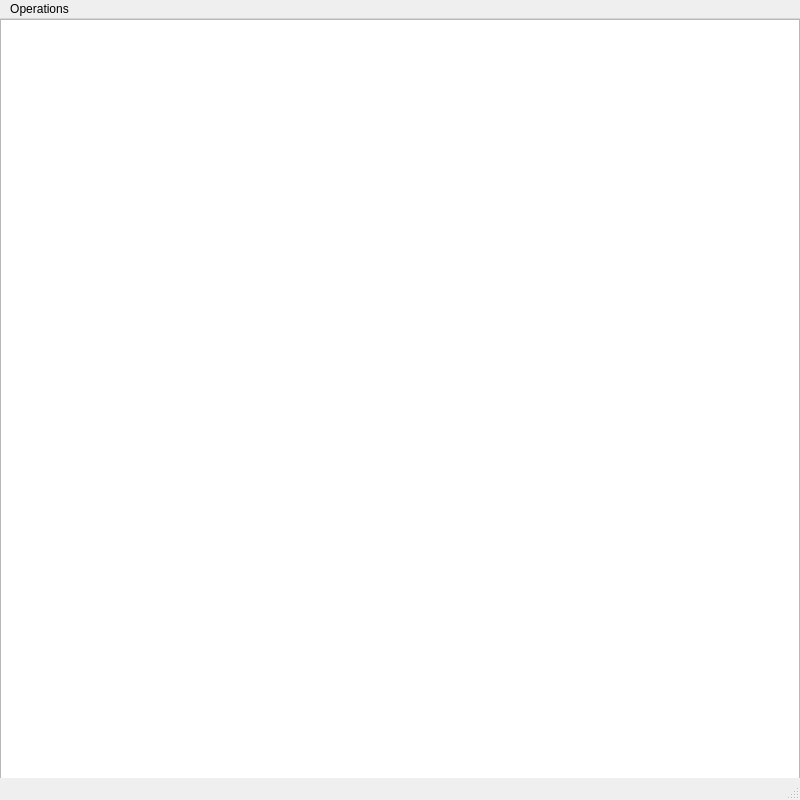
<?xml version="1.0" encoding="UTF-8"?>
<ui version="4.0">
 <class>BibliographieInterface</class>
 <widget class="QMainWindow" name="BibliographieInterface">
  <property name="geometry">
   <rect>
    <x>0</x>
    <y>0</y>
    <width>800</width>
    <height>800</height>
   </rect>
  </property>
  <property name="windowTitle">
   <string>TP4 - Bibliographie</string>
  </property>
  <widget class="QWidget" name="centralwidget">
   <widget class="QTextEdit" name="affichage">
    <property name="geometry">
     <rect>
      <x>0</x>
      <y>0</y>
      <width>800</width>
      <height>800</height>
     </rect>
    </property>
   </widget>
  </widget>
  <widget class="QMenuBar" name="menubar">
   <property name="geometry">
    <rect>
     <x>0</x>
     <y>0</y>
     <width>800</width>
     <height>22</height>
    </rect>
   </property>
   <widget class="QMenu" name="menuOperation">
    <property name="title">
     <string>Operations</string>
    </property>
    <widget class="QMenu" name="menuAjouter_une_reference">
     <property name="title">
      <string>Ajouter une référence</string>
     </property>
     <addaction name="actionAjouterJournal"/>
     <addaction name="actionAjouterOuvrage"/>
    </widget>
    <addaction name="menuAjouter_une_reference"/>
    <addaction name="actionSupprimer"/>
    <addaction name="actionQuitter"/>
   </widget>
   <addaction name="menuOperation"/>
  </widget>
  <widget class="QStatusBar" name="statusbar"/>
  <action name="actionAjouterJournal">
   <property name="text">
    <string>Ajouter un journal</string>
   </property>
  </action>
  <action name="actionAjouterOuvrage">
   <property name="text">
    <string>Ajouter un ouvrage</string>
   </property>
  </action>
  <action name="actionSupprimer">
   <property name="text">
    <string>Supprimer une reference</string>
   </property>
  </action>
  <action name="actionQuitter">
   <property name="text">
    <string>Quitter</string>
   </property>
  </action>
 </widget>
 <resources/>
 <connections>
  <connection>
   <sender>actionQuitter</sender>
   <signal>triggered()</signal>
   <receiver>BibliographieInterface</receiver>
   <slot>close()</slot>
   <hints>
    <hint type="sourcelabel">
     <x>-1</x>
     <y>-1</y>
    </hint>
    <hint type="destinationlabel">
     <x>399</x>
     <y>299</y>
    </hint>
   </hints>
  </connection>
  <connection>
   <sender>actionAjouterJournal</sender>
   <signal>triggered()</signal>
   <receiver>BibliographieInterface</receiver>
   <slot>dialogJournal()</slot>
   <hints>
    <hint type="sourcelabel">
     <x>-1</x>
     <y>-1</y>
    </hint>
    <hint type="destinationlabel">
     <x>399</x>
     <y>299</y>
    </hint>
   </hints>
  </connection>
  <connection>
   <sender>actionSupprimer</sender>
   <signal>triggered()</signal>
   <receiver>BibliographieInterface</receiver>
   <slot>dialogSupprimer()</slot>
   <hints>
    <hint type="sourcelabel">
     <x>-1</x>
     <y>-1</y>
    </hint>
    <hint type="destinationlabel">
     <x>399</x>
     <y>399</y>
    </hint>
   </hints>
  </connection>
  <connection>
   <sender>actionAjouterOuvrage</sender>
   <signal>triggered()</signal>
   <receiver>BibliographieInterface</receiver>
   <slot>dialogOuvrage()</slot>
   <hints>
    <hint type="sourcelabel">
     <x>-1</x>
     <y>-1</y>
    </hint>
    <hint type="destinationlabel">
     <x>399</x>
     <y>399</y>
    </hint>
   </hints>
  </connection>
 </connections>
 <slots>
  <slot>dialogJournal()</slot>
  <slot>dialogSupprimer()</slot>
  <slot>dialogOuvrage()</slot>
 </slots>
</ui>
